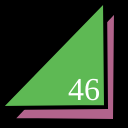
Frame 1 (no input)
Frame 60 (no input): identical to frame 1, image omitted
Frame 120 (the mouse pressed at the canvas centre since frame 60): identical to frame 1, image omitted

The p5.js sketch that drew this single still picture (run headless with seeded random() and noise() and a simulated clock; from frame 60 on, the mouse is pressed at the canvas centre):

// p5.js sketch
// ── sketch.js
function setup() {
  createCanvas(128,128);
}

function draw() {
  background(0);
  strokeWeight(4);
  fill(178, 100, 140);
  triangle(12,120,115,121,116,10);
  fill(94, 185, 84);
  triangle(0,108,106,107,105,0);
  fill(255);
  textSize(32);
  textFont("serif");
  text("46", 68, 100);
}
